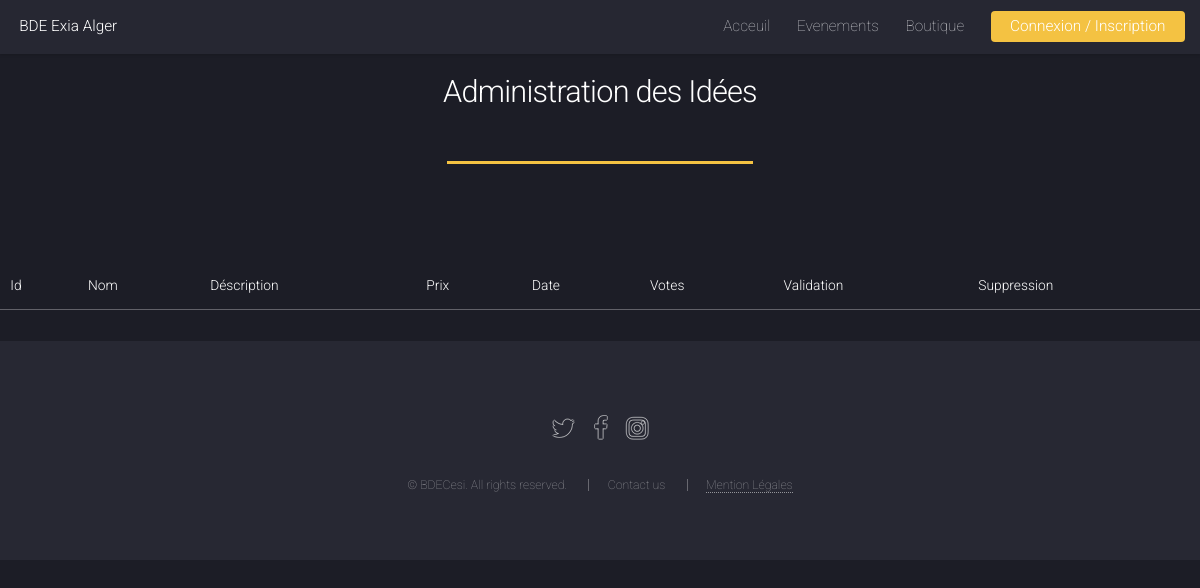
/ideaValidation.php, run on an earlier commit of the app's database.
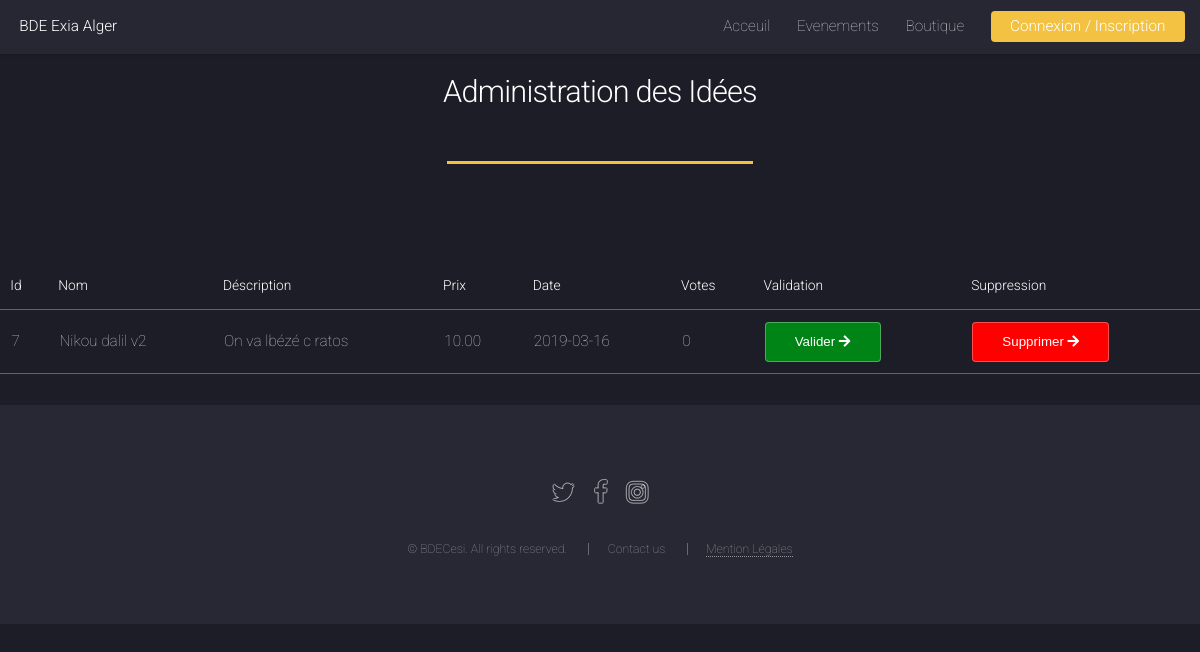
And on a later commit of the database.
### tables this page shows
CREATE TABLE IF NOT EXISTS `evenement` (
  `id` int(11) NOT NULL AUTO_INCREMENT,
  `name` varchar(25) NOT NULL,
  `description` text NOT NULL,
  `price` decimal(15,2) NOT NULL,
  `nbr_vote` int(11) DEFAULT NULL,
  `metting` date DEFAULT NULL,
  `recurrent` tinyint(1) DEFAULT NULL,
  `picture` varchar(1000) DEFAULT NULL,
  `undesirable` tinyint(1) NOT NULL,
  `evenement` tinyint(1) NOT NULL,
  `nbr_sign` int(11) DEFAULT NULL,
  `past` tinyint(1) DEFAULT NULL,
  `mark` float DEFAULT NULL,
  `id_users` int(11) NOT NULL,
  `month_event` tinyint(1) DEFAULT NULL,
  PRIMARY KEY (`id`)
);

### ideaValidation.php (the view, shortened to what this page needs)
<!DOCTYPE html>
<?php require 'db_connexion/pdo.php' ?>
<html>
	<head>
		<link rel="stylesheet" href="assets/css/main.css" />
		 <link rel="stylesheet" href="https://use.fontawesome.com/releases/v5.6.3/css/all.css">
	</head>
<body>
<section>
		<?php include("includes/header.php"); ?>
<?php
		$data = $bdd->query("SELECT id,name,description,price,nbr_vote,metting,evenement FROM evenement WHERE evenement=0");
	?>
				<section id="four" class="wrapper style1 special fade-up">
					<div class="container">
						<header class="major">
							<h2>Administration des Idées</h2>
						</header>
					</div>
                </section>
                <table class="table table-dark">
                <thead>
                    <tr>
                    <th scope="col">Id</th>
                    <th scope="col">Nom</th>
                    <th scope="col">Déscription</th>
					<th scope="col">Prix</th>
					<th scope="col">Date</th>
					<th scope="col">Votes</th>
					<th scope="col">Validation</th>
					<th scope="col">Suppression</th>
                    </tr>
                </thead>
                <tbody>
					<?php
						foreach($data as $value) {
						?>
						<form action="actions/action_add_event.php" method="post">
							<?php
								echo '<tr>
								<td scope="row">'. $value['id'].'</td>
								<td>'.$value['name'].'</td>
								<td>'.$value['description'].' </td>
								<td>'.$value['price'].' </td>
								<td>'.$value['metting'].' </td>
								<td>'.$value['nbr_vote'].' </td>
								<td><button type="submit"  name="sub_button" value="'.$value['id']. '" class="button" style="background-color: #008416;" > Valider <i class="fa fa-arrow-right"></i> </button></td>
								<td><button type="submit"  name="sup" value="' . $value['id'] . '" class="button" style="background-color: Red;" > Supprimer <i class="fa fa-arrow-right"></i> </button></td>
									</tr>';
							?>
						</form>
					<?php } ?>
                </tbody>
                </table>
</section>
				<?php include("includes/footer.php"); ?>
</body>

What changed in the data, as far as the page shows it:
added evenement: id "7", name "Nikou dalil v2", description "On va lbézé c ratos", price "10.00", metting "2019-03-16", nbr_vote "0"
